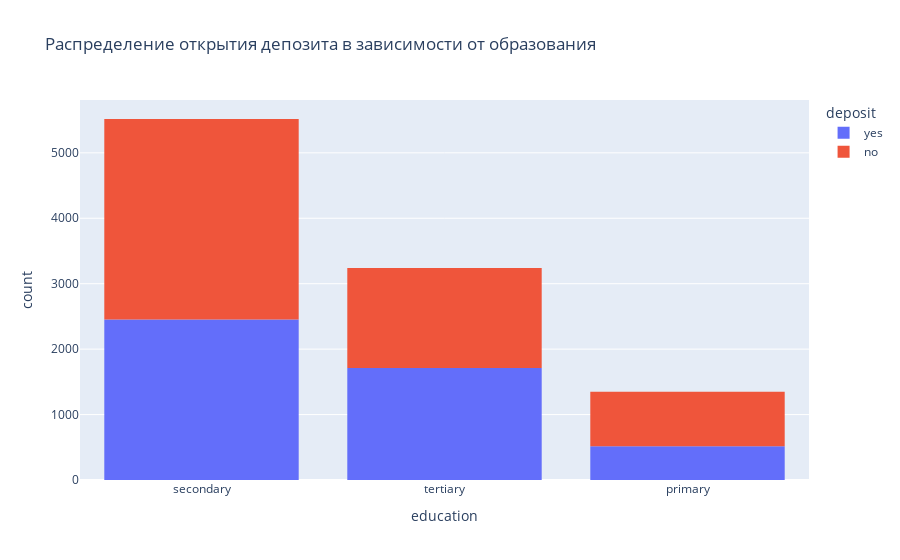

Notebook code cell kept with this figure:
### Code cell
# постройте визуализации для открывших и неоткрывших депозит в зависимости от образования
fig = px.histogram(df, x="education", color="deposit",title='Распределение открытия депозита в зависимости от образования')
fig.show()

### Figure 1 — Plotly figure (JSON) as saved in the notebook; plotly's stock layout.template omitted (floating-point values rounded to 4 significant figures; data arrays with more than 128 entries replaced by an {"elided": "..."} marker saying what was removed)
{"data": [{"alignmentgroup": "True", "bingroup": "x", "hovertemplate": "deposit=yes<br>education=%{x}<br>count=%{y}<extra></extra>", "legendgroup": "yes", "marker": {"color": "#636efa", "pattern": {"shape": ""}}, "name": "yes", "offsetgroup": "yes", "orientation": "v", "showlegend": true, "type": "histogram", "x": {"elided": "4681 str values"}, "xaxis": "x", "yaxis": "y"}, {"alignmentgroup": "True", "bingroup": "x", "hovertemplate": "deposit=no<br>education=%{x}<br>count=%{y}<extra></extra>", "legendgroup": "no", "marker": {"color": "#EF553B", "pattern": {"shape": ""}}, "name": "no", "offsetgroup": "no", "orientation": "v", "showlegend": true, "type": "histogram", "x": {"elided": "5424 str values"}, "xaxis": "x", "yaxis": "y"}], "layout": {"barmode": "relative", "legend": {"title": {"text": "deposit"}, "tracegroupgap": 0}, "title": {"text": "Распределение открытия депозита в зависимости от образования"}, "xaxis": {"anchor": "y", "domain": [0, 1], "title": {"text": "education"}}, "yaxis": {"anchor": "x", "domain": [0, 1], "title": {"text": "count"}}}}
